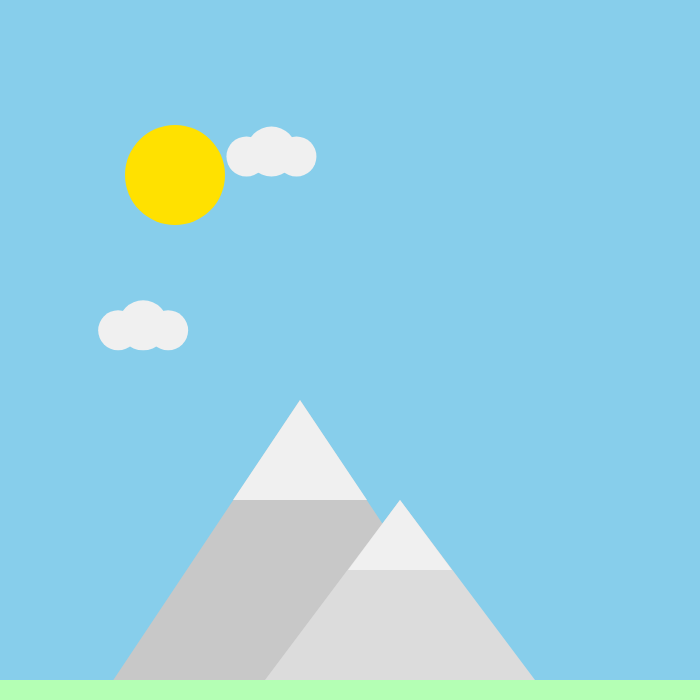
Frame 1 (no input)
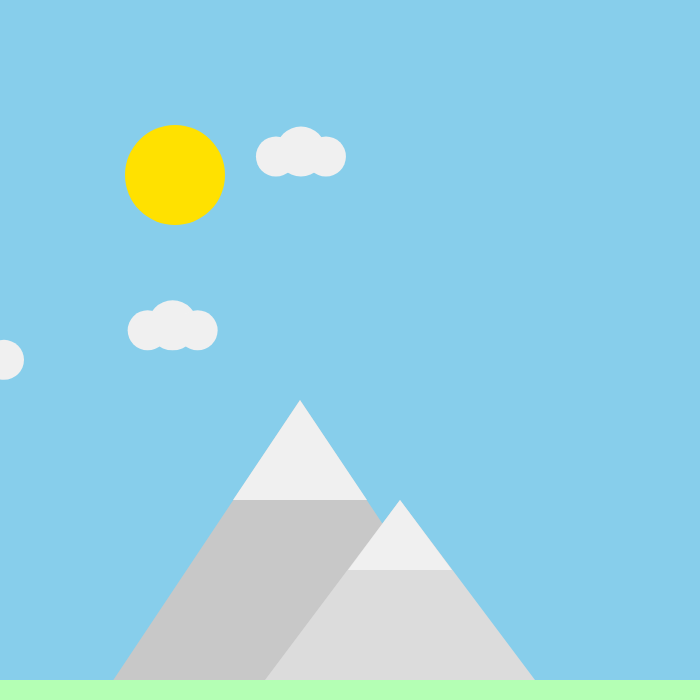
Frame 60 (no input)
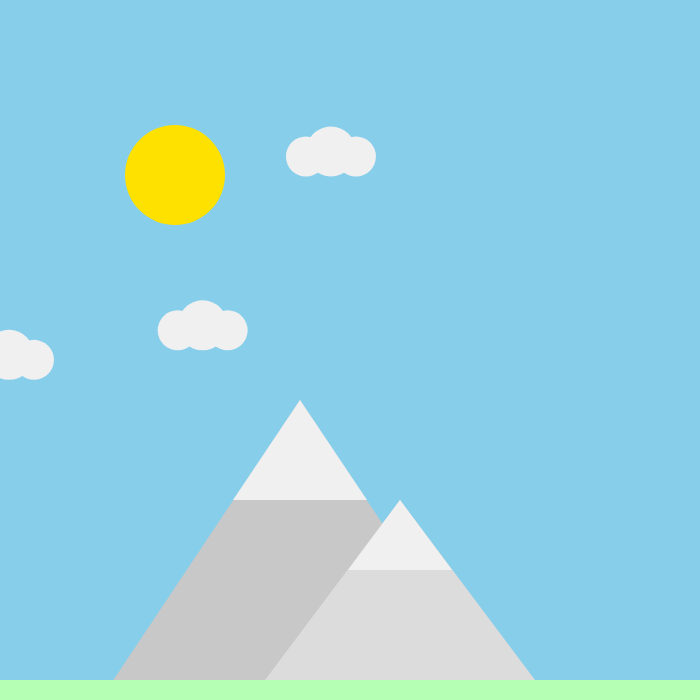
Frame 120 (the mouse pressed at the canvas centre since frame 60)

The p5.js sketch that drew these frames (run headless with seeded random() and noise() and a simulated clock; from frame 60 on, the mouse is pressed at the canvas centre):

// p5.js sketch
// ── sketch.js
//   Day/Night by Gibson Kwong
//   Press 1 for a day scene and 2 for a night scene.
//   Press 3 to see day turn into night.
//   Press R to reset scenes

let scene = 1;
//scene 1
let cloudX = 0;
let cloudY = 0;
//scene 2
let cmoonX = 0;
let starX1 = 0, starY1 = 0, starSize1 = 0;
let starX2 = 0, starY2 = 0, starSize2 = 0;
let starX3 = 0, starY3 = 0, starSize3 = 0;
let starX4 = 0, starY4 = 0, starSize4 = 0;
let starX5 = 0, starY5 = 0, starSize5 = 0 ;
let starX6 = 0, starY6 = 0, starSize6 = 0;
//scene 3
let t = 0
let starFade = 0



function setup()
{
  createCanvas(700,700)
  resetScene();

}

function draw()
{


  if (scene == 1) 
  {
    doScene1();
  } 
  else if (scene == 2) 
  {
    doScene2();
  } 
  else if (scene == 3) 
  {
    doScene3();
  }
    
}



function keyPressed() 
{
 if (key == '1') 
 {
   scene = 1;
 } 
 else if (key == '2') 
 {
   scene = 2;
 } 
 else if (key =='3') 
 {
   scene = 3;
 }
 else if (key == 'r' || key == 'R') { // resets scene when r is pressed
  resetScene();
 }
}

function resetScene(){  //resets these values on pressing r
  //scene1 
  cloudXRandom = cloudX + random(-50,400);
  cloudXRandom2 = cloudX + random(50,500);
  cloudXRandom3 = cloudX + random(0,2450);
  cloudYRandom = cloudY + random(20,400);
  cloudYRandom2 = cloudY + random(20,400);
  cloudYRandom3 = cloudY + random(20,400);
  //scene2 
  cmoonX = width/4 - 120
  starX1 = random(0, width); starY1 = random(0, 350); starSize1 = random(5, 20);
  starX2 = random(0, width); starY2 = random(0, 350); starSize2 = random(5, 20);
  starX3 = random(0, width); starY3 = random(0, 350); starSize3 = random(5, 20);
  starX4 = random(0, width); starY4 = random(0, 350); starSize4 = random(5, 20);
  starX5 = random(0, width); starY5 = random(0, 350); starSize5 = random(5, 20);
  starX6 = random(0, width); starY6 = random(0, 350); starSize6 = random(5, 20);
  //scene3
  t = 0;
  starFade = 0;
}



function doScene1() 
{
  

  background(135, 206, 235);
  noStroke(); //sun
  fill(255,225,0);
  ellipse(width/4, height/4, 100, 100); 
  drawCloud(cloudX+cloudXRandom, cloudY+cloudYRandom); //places clouds at these coords
  drawCloud(cloudX+cloudXRandom2, cloudY+cloudYRandom2);
  drawCloud(cloudX+cloudXRandom3, cloudY+cloudYRandom3);
  cloudXRandom += 0.5;
  cloudXRandom2 += 0.5;
  cloudXRandom3 += 0.5;
  if (cloudXRandom > width + 45){  //resets clouds to the left when they cross the border
    cloudXRandom = -50;
    cloudYRandom = random(20,400);
  }
  else if (cloudXRandom2 > width + 45){
    cloudXRandom2 = -50;
    cloudYRandom2 = random(20,400);
  }
  else if (cloudXRandom3 > width + 45){
    cloudXRandom3 = -50;
    cloudYRandom3 = random(20,400);
  }
  fill(200); //mountain1
  triangle(100,height,500,height,300,400);
  fill(240);
  triangle(233,500,367,500,300,400) 
  fill(220); //mountain2
  triangle(250,height,550,height,400,500);
  fill(240);
  triangle(348,570,452,570,400,500)

  fill (180,255,180);//land
  rect(0,680,width)

}

function drawCloud(cloudX, cloudY){ //Function to create clouds
  fill(240); //cloud
  ellipse(cloudX-25, cloudY+5, 40, 40); //Left 
  ellipse(cloudX, cloudY, 50, 50); //Middle
  ellipse(cloudX+25, cloudY+5, 40, 40); //Right

}//scene1 end





function doScene2() 
 {
  background(30,30,30);
  noStroke();
  fill(200); //mountain1
  triangle(100,height,500,height,300,400);
  fill(240);
  triangle(233,500,367,500,300,400) 
  fill(220); //mountain2
  triangle(250,height,550,height,400,500);
  fill(240);
  triangle(348,570,452,570,400,500)
  cmoonX += 0.2;
  fill(255,255,255); //moon
  ellipse(width/4, height/4, 100, 100); 
  fill(30,30,30);//crescent 
  ellipse(cmoonX, height/4, 100, 100);
  fill(255,255,0); //stars
  ellipse(starX1, starY1, starSize1, starSize1);
  ellipse(starX2, starY2, starSize2, starSize2);
  ellipse(starX3, starY3, starSize3, starSize3);
  ellipse(starX4, starY4, starSize4, starSize4);
  ellipse(starX5, starY5, starSize5, starSize5);
  ellipse(starX6, starY6, starSize6, starSize6);
  fill (180,255,180);//land
  rect(0,680,width)


 }//scene2 end
  



 
 function doScene3() 
 {
  let skyR = lerp(135,10,t);
  let skyG = lerp(206,10,t);
  let skyB = lerp(235,10,t);
  let sunmoonR = lerp(255,255,t);
  let sunmoonG = lerp(225,255,t);
  let sunmoonB = lerp(0, 255, t);


  background(skyR, skyG, skyB)
  noStroke(); 
  fill(200); //mountain1
  triangle(100,height,500,height,300,400);
  fill(240);
  triangle(233,500,367,500,300,400) 
  fill(220); //mountain2
  triangle(250,height,550,height,400,500);
  fill(240);
  triangle(348,570,452,570,400,500)
  fill(sunmoonR,sunmoonG,sunmoonB); //sun / moon
  ellipse(width/4, height/4, 100, 100); 
  t = constrain(t+0.002,0,1); //constrain keeps t between values 0 and 1
  if (t>0.6){
    fill(255,255,0,starFade); //stars
    ellipse(starX1, starY1, starSize1, starSize1);
    ellipse(starX2, starY2, starSize2, starSize2);
    ellipse(starX3, starY3, starSize3, starSize3);
    ellipse(starX4, starY4, starSize4, starSize4);
    ellipse(starX5, starY5, starSize5, starSize5);
    ellipse(starX6, starY6, starSize6, starSize6);
    starFade += 1.5;
  } //end of stars
  fill (180,255,180);//land
  rect(0,680,width)
}//scene3 end



 
